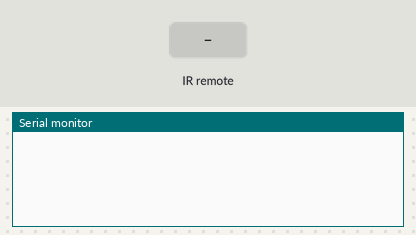
Simulated run of this sketch. Board: Arduino Uno, built with avr-gcc and run on an emulated ATmega328P. Shown: the last lines printed to the serial monitor. The test bench sets the inputs (shaded band).

Above: at 1.2 s.
1.3 s: infrared code 0xFF8679 received
At 2.0 s:
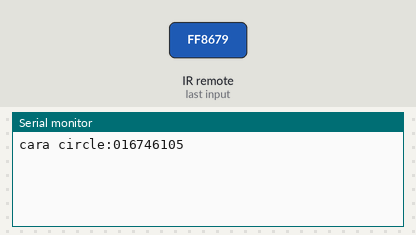
2.8 s: infrared code 0xFF46B9 received
At 3.2 s:
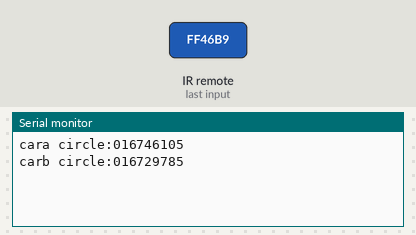

Measured:
- after the input at 1.3 s, the serial monitor: prints a new line at once (image 1)
- after the input at 2.8 s, the serial monitor: prints a new line at once (image 2)

The sketch:

arduino_IR_circle_counting_decode.ino
```cpp
#include <IRremote.h>

int RECV_PIN = 11;

IRrecv irrecv(RECV_PIN);

decode_results results;

long cartime1 = 0;
long cartime2 = 0;
long delaytime = 20000;
int carcircle1 =0,carcircle2=0;

void setup()
{
  Serial.begin(9600);
  irrecv.enableIRIn(); // Start the receiver
  cartime1=-20000;
  cartime2=-20000;
}

void loop() {
  if (irrecv.decode(&results)) {
    //Serial.println(results.value, HEX);
    if(results.value==0xFF8679){	//cara
      if(millis()-cartime1>0){
        cartime1=millis();
        Serial.print("cara circle:");
        Serial.print(carcircle1);
        carcircle1=carcircle1+1;
        Serial.println(results.value);
      }
    }else
    if(results.value==0xFF46B9){	//carb
      if(millis()-cartime2>0){
        cartime2=millis();
        Serial.print("carb circle:");
        Serial.print(carcircle2);
        carcircle2=carcircle2+1;
        Serial.println(results.value);
      }
    }
    irrecv.resume(); // Receive the next value
  }
}
```
